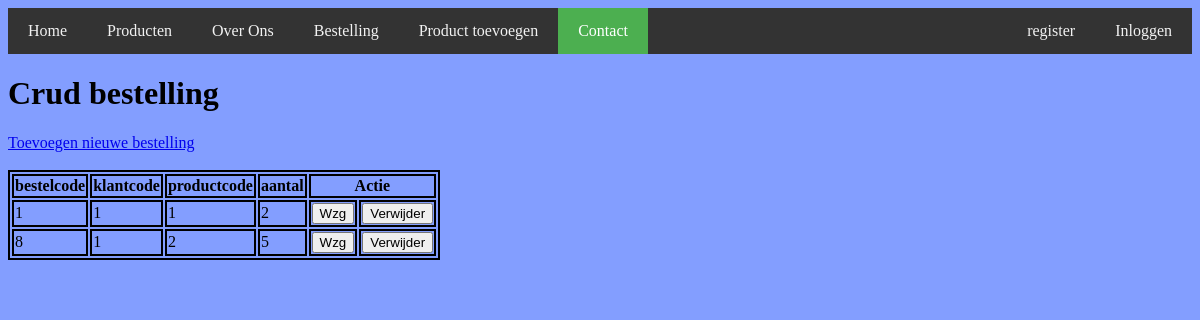
The app's page /crud_bestelling.php with its own data.
### tables this page shows
CREATE TABLE `bestelling` (
  `bestelcode` int(11) NOT NULL,
  `klantcode` int(11) NOT NULL,
  `productcode` int(11) NOT NULL,
  `aantal` int(11) NOT NULL
);

### functions.php (the view, shortened to what this page needs)
<?php
function connectDb(){
    $servername = SERVERNAME;
    $username = USERNAME;
    $password = PASSWORD;
    $dbname = DATABASE;
    try {
        $conn = new PDO("mysql:host=$servername;dbname=$dbname", $username, $password);
        $conn->setAttribute(PDO::ATTR_ERRMODE, PDO::ERRMODE_EXCEPTION);
        $conn->setAttribute(PDO::ATTR_DEFAULT_FETCH_MODE, PDO::FETCH_ASSOC);
        return $conn;
    }
    catch(PDOException $e) {
        echo "Connection failed: " . $e->getMessage();
    }
}
function getData($table){
    $conn = connectDb();
    $sql = "SELECT * FROM $table";
    $query = $conn->prepare($sql);
    $query->execute();
    $result = $query->fetchAll();
    return $result;
}
function crudbestelling(){
    $txt = "
    <h1>Crud bestelling</h1>
    <nav>
        <a href='insert_bestelling.php'>Toevoegen nieuwe bestelling</a>
    </nav><br>";
    echo $txt;
    $result = getData(CRUD_TABLE);
    printCrudbestelling($result);
}
function printCrudbestelling($result){
    $table = "<table>";
    $headers = array_keys($result[0]);
    $table .= "<tr>";
    foreach($headers as $header){
        $table .= "<th>" . $header . "</th>";
    }
    $table .= "<th colspan=2>Actie</th>";
    $table .= "</th>";
    foreach ($result as $row) {
        $table .= "<tr>";
        foreach ($row as $cell) {
            $table .= "<td>" . $cell . "</td>";
        }
        $table .= "<td>
            <form method='post' action='update_bestelling.php?bestelcode=$row[bestelcode]' >
                <button>Wzg</button>
            </form></td>";
        $table .= "<td>
            <form method='post' action='delete_bestelling.php?bestelcode=$row[bestelcode]' >
                <button>Verwijder</button>
            </form></td>";
        $table .= "</tr>";
    }
    $table.= "</table>";
    echo $table;
}
?>

### opmaak.css (style rules this page uses)
table, th, td { background-color: #839EFF; border: 2px solid black; }
th { background-color: #839EFF; }
body { background-color: #839EFF; }

### records on screen
bestelling: cell "1", aantal "2"
bestelling: bestelcode "8", klantcode "1", productcode "2", aantal "5"

### other values on screen
$header "bestelcode"
$header "klantcode"
$header "productcode"
$header "aantal"
